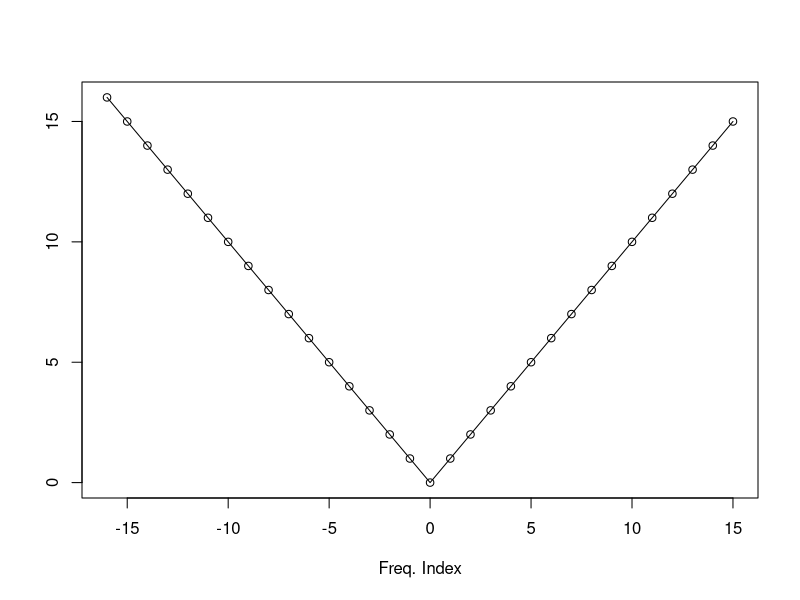
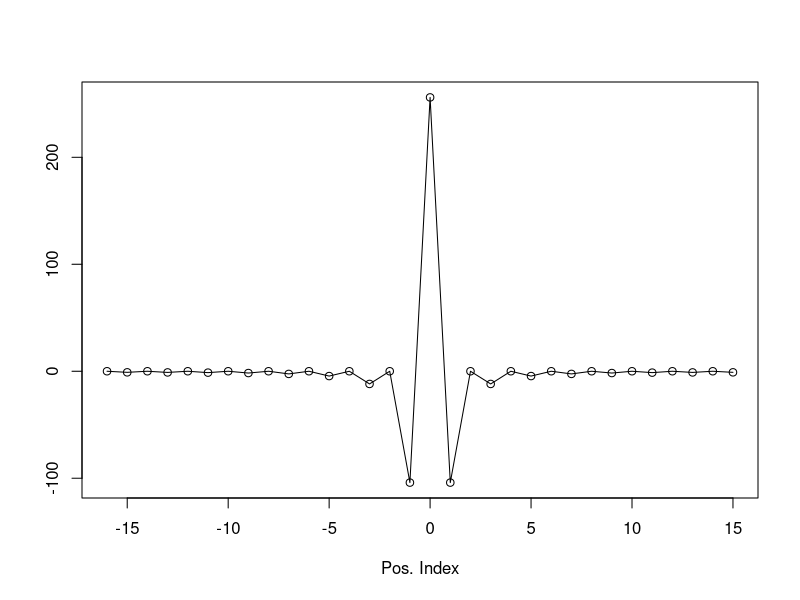

The R script that drew these images, in order: (Note: this script raises an error after producing the figures.)
ShiftArray <- function( x ){
  len <- length(x)
  return( c( x[(len/2+1):len], x[1:(len/2)] ) );
  remove(len)
}


Len <- 32
RLH <- c( seq(0,Len/2-1), seq(Len/2,1) )
RLh <- fft( RLH, inverse=TRUE )

windx <- seq(-Len/2,Len/2-1)

pdf( "RLHw.pdf", family="Japan1")
plot( windx, ShiftArray(RLH), type='l', xlab="Freq. Index", ylab="" )
points( windx, ShiftArray(RLH) )
dev.off()

pdf( "RLht.pdf", family="Japan1")
plot( windx, ShiftArray(Re(RLh)), type='l', xlab="Pos. Index", ylab="" )
points( windx, ShiftArray(Re(RLh)) )
dev.off()


RhoH <- Len/2
LSH[1:(Len/2)] <- 2*RhoH/pi * abs(sin(pi/2 * seq(0,Len/2-1)/RhoH ) )
LSH[(Len/2+1):Len] <- 2*RhoH/pi * abs(sin(pi/2 * (seq(Len/2,1)-Len)/RhoH ))
LSh <- fft( LSH, inverse=TRUE )

pdf( "LSHw.pdf", family="Japan1")
plot( windx, ShiftArray(RLH), type='l', lty="dashed", xlab="Freq. Index", ylab="" )
lines( windx, ShiftArray(LSH) )
points( windx, ShiftArray(LSH) )
dev.off()

pdf( "LSht.pdf", family="Japan1")
plot( windx, ShiftArray(Re(LSh)), type='l', xlab="Pos. Index", ylab="" )
points( windx, ShiftArray(Re(LSh)) )
dev.off()
